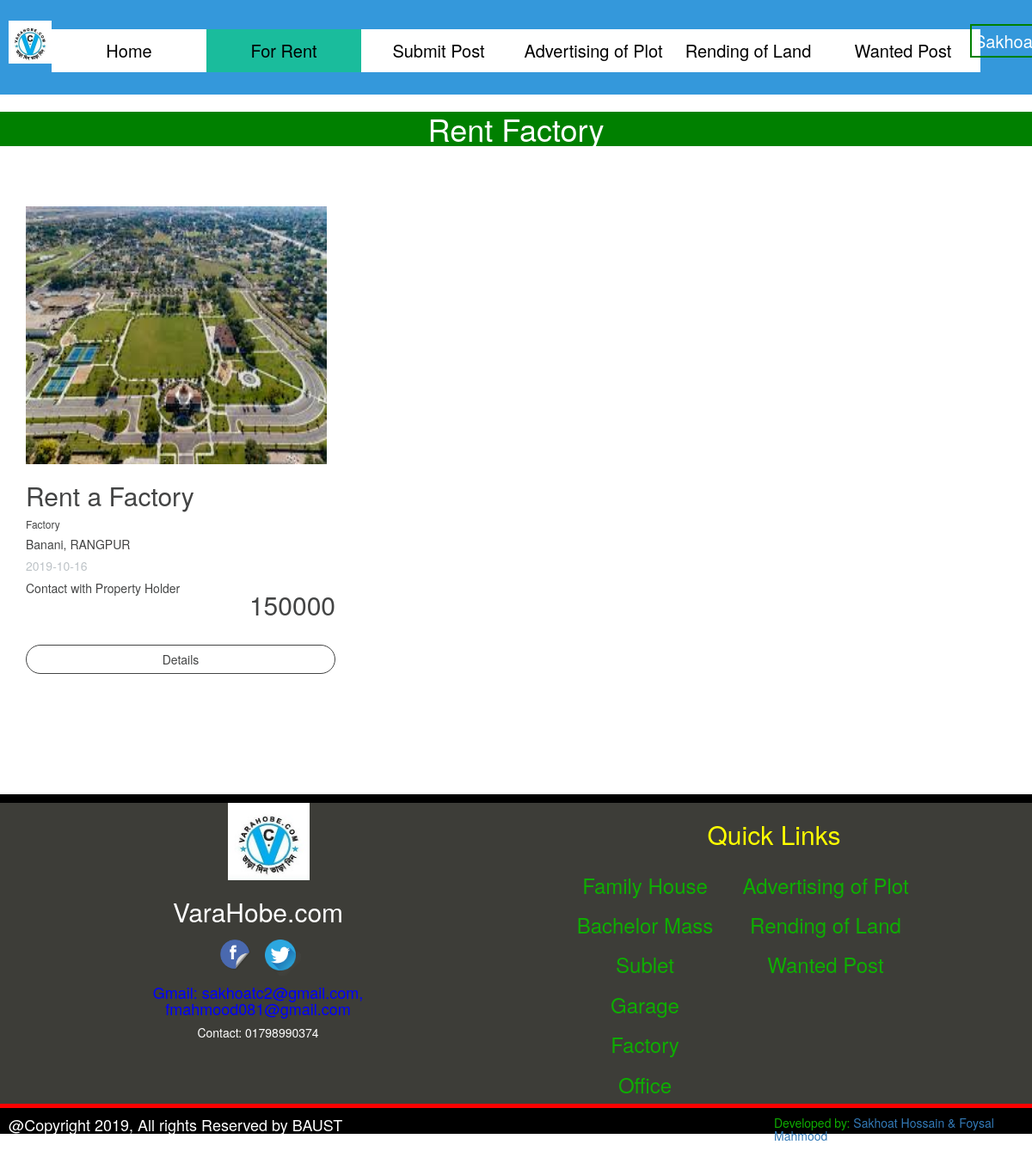
/factory.php (signed in), run on the app's committed database.
### tables this page shows
CREATE TABLE `sub4` (
  `serial` int(255) NOT NULL,
  `offer_type` varchar(255) NOT NULL,
  `property_type` varchar(255) NOT NULL,
  `ad_title` varchar(255) NOT NULL,
  `description` varchar(255) NOT NULL,
  `property_size` varchar(255) NOT NULL,
  `floor_no` varchar(255) NOT NULL,
  `beds` varchar(255) NOT NULL,
  `baths` varchar(255) NOT NULL,
  `balconies` varchar(255) NOT NULL,
  `floor_type` varchar(255) NOT NULL,
  `dining_room` varchar(255) NOT NULL,
  `car_parking` varchar(255) NOT NULL,
  `drawing_roomf` varchar(255) NOT NULL,
  `lift` varchar(255) NOT NULL,
  `gas` varchar(255) NOT NULL,
  `generator` varchar(255) NOT NULL,
  `wasa_connection` varchar(255) NOT NULL,
  `community_hall` varchar(255) NOT NULL,
  `cctv` varchar(255) NOT NULL,
  `wifi` varchar(255) NOT NULL,
  `amount` varchar(255) NOT NULL,
  `image` varchar(255) NOT NULL,
  `district` varchar(255) NOT NULL,
  `area` varchar(255) NOT NULL,
  `address` varchar(255) NOT NULL,
  `latitude` varchar(255) NOT NULL,
  `lngnitude` varchar(255) NOT NULL,
  `date` date NOT NULL
);

### factory.php (the view, shortened to what this page needs)
<?php
if(!isset($_SESSION['email'])) {
    header("Location: login.php");
}
else{
?>
<?php
include("connection.php");
$query = " SELECT * FROM sub4 WHERE offer_type = 'Rent' && property_type = 'Factory' ";
$data =  mysqli_query($conn, $query);
$total = mysqli_num_rows($data);
?>
<!DOCTYPE html>
<html>
<head>
	<link rel="stylesheet" type="text/css" href="css/style.css">
	<link rel="stylesheet" type="text/css" href="css/bootstrap.min.css">
	<link rel="stylesheet" type="text/css" href="css/show_post_grid_view.css">
</head>
<body>
	<header>
		<div class="topmargin"></div>
		<div class="logo">
			<img src="photos/logo.jpeg" height="50" width="50">
		</div>
		<div class="Navigation">
			<ul>
				<li><a href="index.php">Home</a></li>
				<li style="background: #1abc9c;"><a href="#">For Rent</a>
				</li>
				<li><a href="submit.php">Submit Post</a></li>
				<li><a href="advertising_plot.php">Advertising of Plot</a></li>
				<li><a href="rend_land.php">Rending of Land</a></li>
				<li><a href="wanted_post.php">Wanted Post</a></li>
			</ul>
		</div>
        <div class="login" session_start();>
            <a class="boxed" href="logout.php">
                        <?=$_SESSION['name'];?>
            </a>
        </div>
	</header>
	<div>
		<div class="adverting_text" >
			<h1 class="text-center"class="boxed">Rent Factory</h1>
		</div>
	</div>
	<div class="container">
		<div class="row">
<?php
if($total != 0)
{
	while ($result = mysqli_fetch_assoc($data))
	{
?>
			<div class="col-md-4 product-grid">
				<div class="image">
					<a href="#">
						<?php
							echo "<img src ='".$result['image']."' height = '300' width = '350'</a>";
						?>
					</a>
				</div>
				<h2>
				<?php
					echo($result['ad_title'])
				?>
			</h2>
			<h6>
				<?php
					echo($result['property_type'])
				?>
			</h6>
			<h5>
				<?php
					echo($result['area'])
				?>,
				<?php
					echo($result['district'])
				?>
			</h5>
			<h5 style="color: #bdc3c7">
				<?php
					echo($result['date'])
				?>
			</h5>
			<h5 class="price">
				<?php
					echo($result['amount'])
				?>
			</h5>
			<h5>Contact with Property Holder</h5>
				<a href="#" class="btn rent">Details</a>
			</div>
<?php
	}
}
else
{
	echo "No Record Found";
}
?>
		</div>
	</div>
    <?php
        include("footer.php");
     ?>
</body>
</html>
<?php
    }
?>

### css/style.css (style rules this page uses)
* { margin: 0; padding: 0; }
header { height: 110px; background-color: #3498db; }
.logo { float: left; padding-left: 10px; }
.container { padding-top: 10px; margin-top: 0vh; }
.topmargin { height: 3vh; }
.Navigation { max-width: 1080px; margin: auto; }
ul { list-style-type: none; }
ul li { float: left; width: 180px; height: 50px; font-size: 20px; line-height: 50px; text-align: center; background-color: #fff; }
ul li a { color: #000; display: block; }
.boxed { padding: 3px; border: 2px solid green; color: #fff; }
.login { position: absolute; left: 94%; font-size: 20px; }
.adverting_text { background-color: green; color: #fff; }
.rent { margin-top: 20px; }
* { box-sizing: border-box; }
img { vertical-align: middle; }

### css/show_post_grid_view.css (style rules this page uses)
body { color: #434444; }
.container { padding-top: 10px; margin-top: 5vh; }
.product-grid { padding-bottom: 20px; padding-top: 20px; }
.image { position: relative; }
.rent { background-color: transparent; color: #434444; border: 1px solid #434444; width: 100%; margin-top: 20px; border-radius:20px; }
.price { float: right; font-size: 30px; }

### data on the page
sub4: image (picture), ad_title "Rent a Factory", property_type "Factory", area "Banani", district "RANGPUR", date "2019-10-16", amount "150000"
